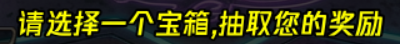
#> input picture assets/reward_pick_text.png, 400 x 44 px
$ python verify_tpl_gate.py ../assets/reward_pick_text.png
#> lines starting #> are read from the running program, lines starting #| are printed output that depends on the picture
# -*- coding: utf-8 -*-
"""P2 三值模板门控验证 (2026-09-13)。

被验证的对象是 `Battler._hint_or_tpl` 的**判据逻辑** (end/back 两个固定样式按钮):
    score >= HI -> True  (跳过 OCR)
    score <= LO -> False (跳过 OCR)
    中间        -> OCR 兜底

本脚本把**真实帧 + 模拟退化变体**全过一遍, 断言两件必须成立的事:
  1. **不漏判**: 任何真正的 end / back 页, 门控结果必须是 True
     (要么直接命中, 要么落进中间区间交给 OCR —— 绝不能落进 "<= LO" 被判 False)。
  2. **不误判**: 任何非 end / back 页, 门控结果必须是 False
     (要么直接否决, 要么落进中间区间交给 OCR —— 绝不能因高分被判 True)。

同时统计 "会跳过 OCR 的帧数 / 需要 OCR 兜底的帧数", 这是提速收益的直接来源。

用法:
    python scripts/verify_tpl_gate.py            # 纯评分, 不跑 OCR (~1s)
    python scripts/verify_tpl_gate.py --time     # 额外实测 END/BACK ROI 的 OCR 耗时 (~10s)
"""
import os
import sys
import time

sys.path.insert(0, os.path.dirname(os.path.dirname(os.path.abspath(__file__))))

import cv2
import numpy as np

from sj_bot import rank_layout as rk

ROOT = os.path.dirname(os.path.dirname(os.path.abspath(__file__)))
CAP = os.path.join(ROOT, "captures")
ASSETS = os.path.join(ROOT, "assets")

# 门控配置: (模板, ROI, HI, LO)
GATES = {
    "end":    ("end_btn.png",          rk.END_ROI,    rk.END_TPL_HI,    rk.END_TPL_LO),
    "back":   ("back_btn.png",         rk.BACK_ROI,   rk.BACK_TPL_HI,   rk.BACK_TPL_LO),
    "reward": ("reward_pick_text.png", rk.REWARD_ROI, rk.REWARD_TPL_HI, rk.REWARD_TPL_LO),
}

# (帧, 真值): "end"/"back"/"reward" = 该页正样本; "-" = 负样本 (三种模板都应判否)
# ⚠️ 真值以**看图核实**为准, 文件名不可信 (本目录已三次抓到标签撒谎):
#   - anomaly_104531_no_end.png 名为 no_end 实为 end 页;
#   - anomaly_121832/141443_*_reward.png 是 token 弹窗**遮挡**宝箱文案 —— 谓词期望值
#     确实是 False (OCR 同样读不到被遮文字, 门控与旧行为一致), 且这两帧由更早的
#     session 判据接管, 故标 "-" 而非 "reward";
#   - rank_stage4_box3.png 是开箱后的「宝箱奖励」弹窗 (含比赛结束按钮), 属 end 链。
CASES = [
    ("rank_4_end.png", "end"),
    ("anomaly_104531_no_end.png", "end"),          # 文件名骗人, 实为 end 页
    ("rank_5_back.png", "back"),
    ("rank_3_reward.png", "reward"),
    ("anomaly_111325_no_end.png", "-"),            # 荣耀排行榜
    ("_p1_after.png", "-"),
    ("rank_0_hub.png", "-"),
    ("rank_hub_now.png", "-"),
    ("rank_1_matched.png", "-"),
    ("_p0_baseline.png", "-"),
    ("anomaly_152646_main_city_loop.png", "-"),
    ("rank_2_battle.png", "-"),
    ("rank_hub_clean.png", "-"),                   # 负样本最高分帧 (end 0.491)
    ("rank_sub_now.png", "-"),
    ("anomaly_143634_pve_stage_detected.png", "-"),
    ("rank_stage4_box3.png", "end"),               # 看图核实: 宝箱奖励弹窗含可点的比赛结束按钮,
                                                   # 引擎此刻就该点结束 ⇒ 实为 end 正样本
                                                   # (曾误标 "-" 使 end 负上界虚高到 1.000)
    ("anomaly_121044_settle_loop_reward.png", "-"),  # token 弹窗压战斗页
    ("anomaly_121832_session_settle_reward.png", "-"),  # token 遮挡宝箱文案
    ("anomaly_141443_settle_loop_reward.png", "-"),     # 同上
    ("_arena_live2.png", "-"),                     # arena 对战列表
]

POS_FRAMES = [("rank_4_end.png", "end_btn.png", rk.END_ROI),
              ("anomaly_104531_no_end.png", "end_btn.png", rk.END_ROI),
              ("rank_5_back.png", "back_btn.png", rk.BACK_ROI),
              ("rank_3_reward.png", "reward_pick_text.png", rk.REWARD_ROI)]

# 模板名 -> 门控键 (退化测试用)
TPL_KEY = {t: k for k, (t, _r, _h, _l) in GATES.items()}

FAILS = []


def ok(cond, msg):
    print(("  ✓ " if cond else "  ✗ ") + msg)
    if not cond:
        FAILS.append(msg)


def load(path):
    if not os.path.exists(path):
        return None
    return cv2.imdecode(np.fromfile(path, dtype=np.uint8), cv2.IMREAD_COLOR)


def tpl_of(fname):
    img = load(os.path.join(ASSETS, fname))
    # 必须转灰度: _tpl_score 内部对模板与帧都做 COLOR_BGR2GRAY (单通道匹配)。
    return None if img is None else cv2.cvtColor(img, cv2.COLOR_BGR2GRAY)


# [48 lines left out: functions raw_score, gate_verdict, variants, not called in this run]


def main():
    measure_ocr = "--time" in sys.argv
    print("=" * 96)
    print("P2 三值模板门控验证   门控: score>=HI -> 命中 | score<=LO -> 未命中 | 中间 -> OCR")
    for k, (t, _roi, hi, lo) in GATES.items():
        print(f"    {k:5s} {t:14s} HI={hi:.2f} LO={lo:.2f}")
    print("=" * 96)

    # ---------------- 1. 真实帧: 门控结论必须与真值一致 ----------------
    KEYS = list(GATES.keys())
    print(f"\n[1] 真实帧判定 ({len(CASES)} 帧)")
    hdr = f"    {'帧':44s}{'真值':8s}" + "".join(f"{k:>16s}" for k in KEYS)
    print(hdr)
    tpls = {k: tpl_of(t) for k, (t, _r, _h, _l) in GATES.items()}
#> call 3 of tpl_of, with fname = 'reward_pick_text.png'
#> call 3 of load, with path = 'assets/reward_pick_text.png'
#> in load, returned value is the input picture: shape (44, 400, 3); mean B, G, R 20.1, 67.6, 66.2
#> in tpl_of (call 3), `return None if img is None else cv2.cvtColor(img, cv2.COLOR_BGR2GRAY)`:
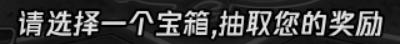
#> returned value: shape (44, 400); min 0, max 226, mean 61.8
#> tpls = 3 items
    skip_ocr = 0
    need_ocr = 0
    # 实时累积正/负样本分数, 供 [3] 计算安全余量 (不硬编码, 防数字漂移)
    pos_scores = {k: [] for k in KEYS}
    neg_scores = {k: [] for k in KEYS}
    for fn, truth in CASES:
        img = load(os.path.join(CAP, fn))
        if img is None:
            print(f"    [缺图] {fn}")
            continue
        cells = []
        for key in KEYS:
            _t, roi, hi, lo = GATES[key]
            sc = raw_score(img, tpls[key], roi)
            v = gate_verdict(sc, hi, lo)
            want = (truth == key)
            if sc is not None:
                (pos_scores if want else neg_scores)[key].append(sc)
            if v == "ocr":
                need_ocr += 1
                label = f"{sc:.3f}→OCR" if sc is not None else "→OCR"
            else:
                skip_ocr += 1
                label = f"{sc:.3f}→{'T' if v == 'hit' else 'F'}"
                # 只有直接定论的帧才需要断言; OCR 帧由 OCR 兜底负责
                if v == "hit" and not want:
                    FAILS.append(f"{fn} 误判: {key} 门控=命中, 但真值不是 {key}")
                if v == "miss" and want:
                    FAILS.append(f"{fn} **漏判**: {key} 门控=未命中, 但真值是 {key}页")
            cells.append(f"{label:>16s}")
        print(f"    {fn:44s}{truth:8s}" + "".join(cells))
    print(f"\n    直接定论 (跳过 OCR): {skip_ocr} 项 | 需 OCR 兜底: {need_ocr} 项")
    ok(need_ocr == 0, f"全部真实帧均可直接定论, OCR 回退 {need_ocr} 次 "
                      f"(中间区间为空 ⇒ 零回退)")

    # ---------------- 2. 退化正样本: 不得出现"静默漏判" ----------------
    print("\n[2] 正样本退化压力测试 (每个正样本 20 种退化, 检查是否跌破 LO)")
    print("    漏判 = 真按钮因退化掉到 LO 以下, 门控判未命中且不再跑 OCR")
    for fn, tname, roi in POS_FRAMES:
        key = TPL_KEY[tname]
        _t, _roi, hi, lo = GATES[key]
        img = load(os.path.join(CAP, fn))
        if img is None or img.shape[:2] != (900, 1600):
            print(f"    [跳过] {fn}")
            continue
        scores = []
        for name, v in variants(img):
            sc = raw_score(v, tpls[key], roi)
            if sc is not None:
                scores.append((sc, name))
        scores.sort()
        worst_s, worst_n = scores[0]
        pos_scores[key].extend(s for s, _n in scores)
        silent = [n for s, n in scores if s <= lo]
        print(f"    {fn:34s} 模板 {tname:12s} 最低分 {worst_s:.3f} ({worst_n})  "
              f"低于 LO={lo:.2f} 的退化: {silent if silent else '无'}")
        ok(not silent, f"{fn}: 无退化跌破 LO ⇒ 门控不会静默漏判 ({len(scores)} 个变体)")

    # ---------------- 3. 双阈值区间的实测余量 (由 [1][2] 实测数据推导) ----------------
    print("\n[3] 阈值安全余量 (实测推导: 负样本上界来自 [1], 最差正样本来自 [2])")
    for key in KEYS:
        _t, _roi, hi, lo = GATES[key]
        if not neg_scores[key] or not pos_scores[key]:
            print(f"    {key}: 样本不足, 跳过")
            continue
        n = max(neg_scores[key])
        w = min(pos_scores[key])
        print(f"    {key:5s} HI={hi:.2f} 高于负样本上界 {hi - n:+.3f} | "
              f"LO={lo:.2f} 高于负样本上界 {lo - n:+.3f}, 低于最差正样本 {w - lo:+.3f}")
        print(f"          (负样本上界 {n:.3f} / 最差正样本 {w:.3f}, "
              f"样本 {len(neg_scores[key])} 负 / {len(pos_scores[key])} 正)")
        ok(hi > n, f"{key}: HI 高于全部负样本 (不误判)")
        ok(lo < w, f"{key}: LO 低于全部正样本含退化 (不漏判)")
        ok(lo > n, f"{key}: LO 高于负样本上界 ⇒ 稳态帧能直接否决, 真正省下 OCR")

    # ---------------- 4. (可选) 实测这些 ROI 的 OCR 成本 ----------------
    if measure_ocr:
        print("\n[4] 实测各 ROI 的 OCR 耗时 (被门控省掉的就是这部分)")
        try:
            from sj_bot.battler import make_ocr
            ocr = make_ocr()
            probe = load(os.path.join(CAP, "rank_0_hub.png"))  # 主页帧 = 典型负样本
            if probe is not None:
                for key in KEYS:
                    _t, roi, _hi, _lo = GATES[key]
                    x0, y0, x1, y1 = roi
                    crop = probe[y0:y1, x0:x1]
                    t0 = time.time()
                    ocr(crop)
                    dt = time.time() - t0
                    h = y1 - y0
                    w = x1 - x0
                    print(f"    {key:5s} ROI {w}x{h}  单次 OCR {dt:.2f}s")
        except Exception as e:                                     # pragma: no cover
            print(f"    [跳过] OCR 实测失败: {e}")

    print("\n" + "=" * 96)
    if FAILS:
        print(f"结果: ✗ {len(FAILS)} 项失败")
        for f in FAILS:
            print("   - " + f)
        return 1
    print("结果: ✓ 全部通过 (真实帧 0 误判 / 0 漏判, 退化正样本 0 静默漏判)")
    return 0


if __name__ == "__main__":
    sys.exit(main())
#> (the program exits here)
